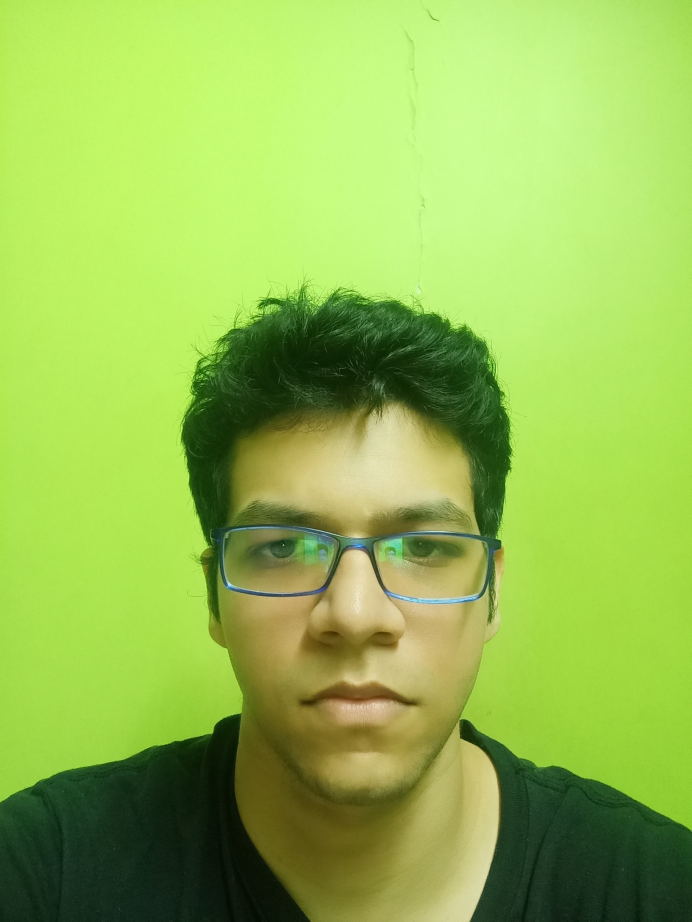
#> input picture DATA/MITHIL.jpg, 3456 x 4608 px, found by its file name (shown at 1/5 size)
$ jupyter execute Transforms.ipynb
#> lines starting #> are read from the running program, lines starting #| are printed output that depends on the picture; after the words box and inside, x2 and y2 are one past the last pixel; in counts of white or black regions, pixels touching at a corner belong together
Fourier Transform

[cell 1]
import numpy as np
import scipy
import cv2
import matplotlib.pyplot as plt
# 4 x 4 fourier matrix
i = complex(0,1)
M = np.matrix([[1,1,1,1], [1, -i,-1, i], [1,-1,1,-1], [1,i,-1,-i]])
M_T = M.transpose()
print(M_T)

1D fourier transform

[cell 2]
input_mat = np.matrix([4, -4, 4, -4])
F = np.dot(M, input_mat.T)
print(F)

2D fourier transform

[cell 3]
matrix_2d = np.matrix([[0,4,3,1],[4,0,2,3], [2,1,0,0], [1,3,3,1]])
interim = np.dot(M, matrix_2d)
# print(interim)
F2 = np.dot(interim, M_T)
# print(F2)

print(np.fft.fft2(matrix_2d))

Inverse Fourier Transform

[cell 4]
print(np.fft.ifft2(F2))

Hadarmard Transform

[cell 5]
def recursiveKronecker (k , hmat):
    if 2**(k-1)==1:
        return hmat
    else:
        return np.kron(hmat, recursiveKronecker(k-1, hmat))
k =2
h2 = np.matrix([[1,1], [1,-1]])
M_H = recursiveKronecker(k, h2)
M_H_T = M_H.T

1D Hadamard

[cell 6]
input_mat_h = np.matrix([2,3,1,2])
H = np.dot(M_H, input_mat_h.T)
print(H)

2D Hadamard

[cell 7]
matrix_2dh = np.matrix([[2,2,2,2],[2,2,2,2], [0,0,0,0], [0,0,0,0]])
interim_h = np.dot(M_H, matrix_2dh)
F2H = np.dot(interim_h, M_H_T)
print(F2H)

Walsh - Hadamard Transform

[cell 8]
l=[]
for rows in range(M_H.shape[0]):
    zero_crossings = np.where(np.diff(np.sign(M_H[rows])))[0]
    l.append(len(zero_crossings))

walsh_matrix = np.empty([M_H.shape[0], M_H.shape[1]])
for i in range(len(l)):
    walsh_matrix[l[i]] = M_H[i]
print(walsh_matrix)

2D Walsh

[cell 9]
matrix_2dw = np.matrix([[2,2,2,2],[2,2,2,2], [0,0,0,0], [0,0,0,0]])
interim_w = np.dot(walsh_matrix, matrix_2dw)
F2W = np.dot(interim_w, walsh_matrix.T)
print(F2W)

[cell 10]
# inverse of walsh matrix is
T = np.linalg.inv(walsh_matrix)
print(np.dot(np.dot(T, F2W), T.transpose()))

[cell 11]
#applying 2d dct
from scipy.fftpack import dct
dct((dct(M.T).T))

[cell 12]
import scipy
A = [[1,1,1],[1, -8, 1],[1,1,1]]
B = [[3,1,2], [3,38,1], [4,2,5]]
C = scipy.signal.fftconvolve(A, B, mode="same")
print(C)

[cell 13]
MITHIL = cv2.imread("MITHIL.jpg", 0)
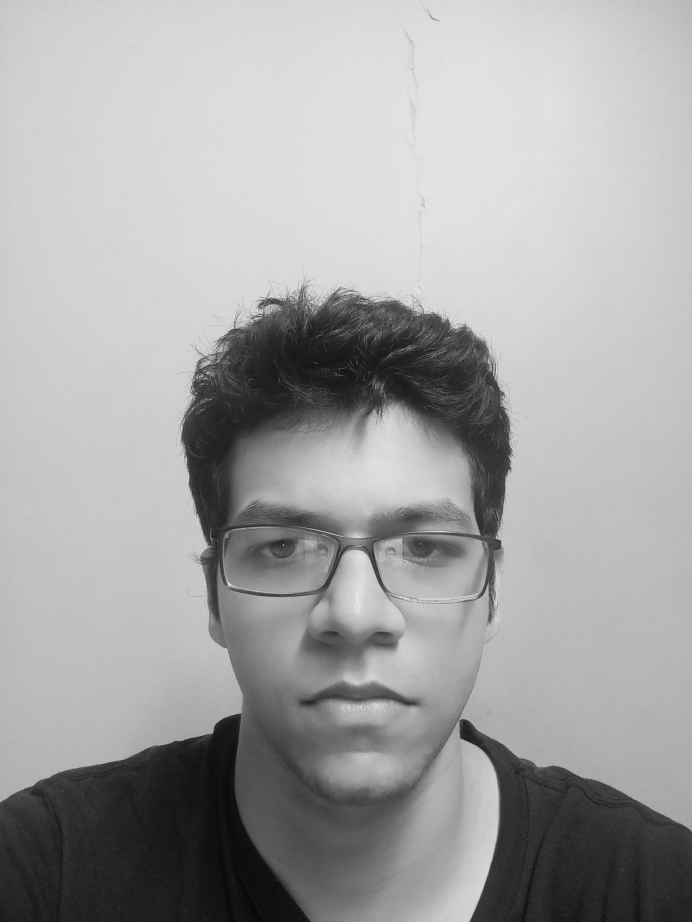
#> MITHIL: shape (4608, 3456) (shown at 1/5 size); min 0, max 249, mean 164.1

plt.imshow(MITHIL, cmap = "gray")
plt.title("My image")
print("The resolution is: ",MITHIL.shape)
#| The resolution is:  (4608, 3456)
print("The size is: ",MITHIL.size)
#| The size is:  15925248

[cell 14]
y = np.shape(MITHIL)
#> y = (4608, 3456)
z = np.zeros(y)
z = 255- MITHIL
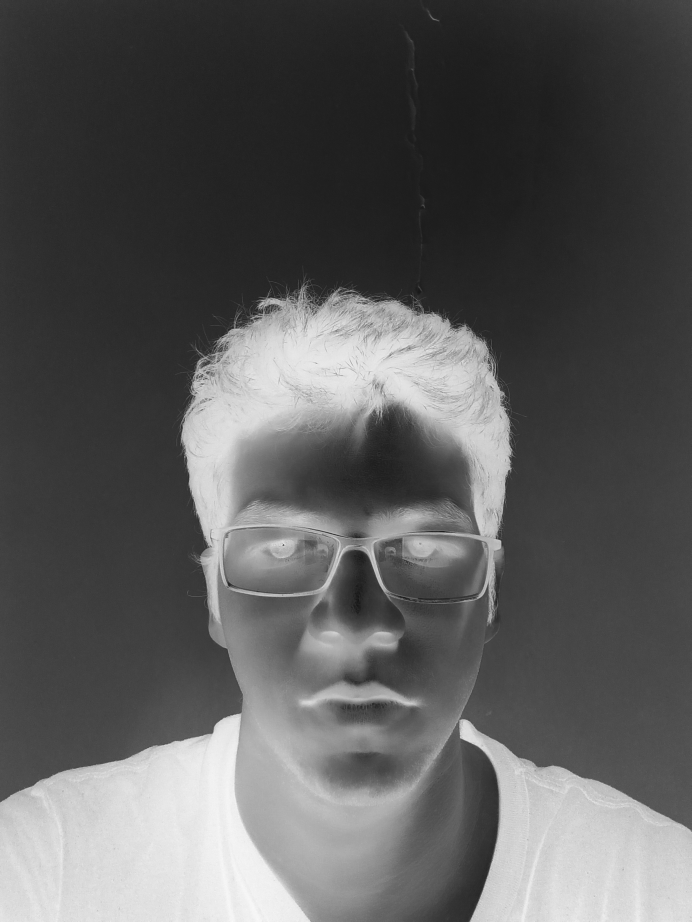
#> z: shape (4608, 3456) (shown at 1/5 size); min 6, max 255, mean 90.9

plt.imshow(z, cmap ="gray")
plt.title("negative image")

[cell 15]
img_c1 = np.fft.fft2(MITHIL)
plt.imshow(np.log(1+np.abs(img_c1)), "gray")
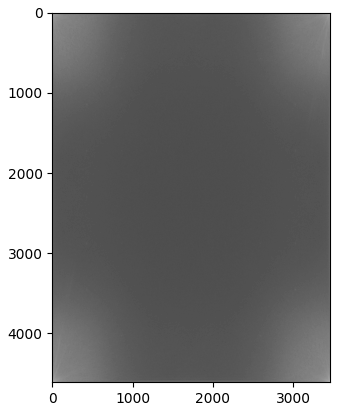
#> figure drawn by matplotlib, 1 panel

[cell 16]
# [8 lines of commented-out code are left out]

[cell 17]
edges = cv2.Canny(MITHIL,0,255)
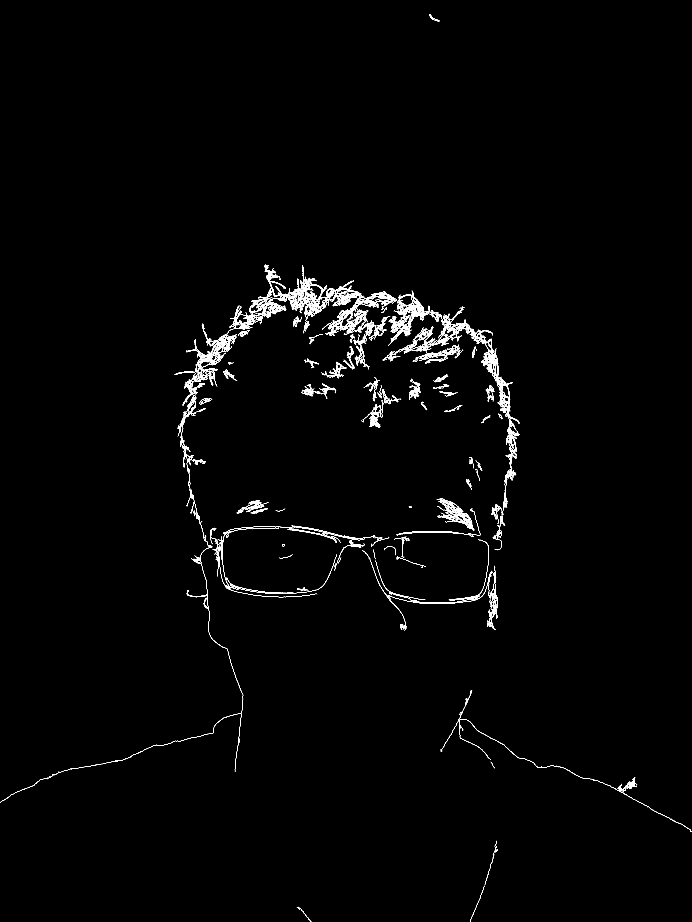
#> edges: shape (4608, 3456) (shown at 1/5 size); 0.61% white in thin lines or dots
plt.imshow(edges,cmap = 'gray')
